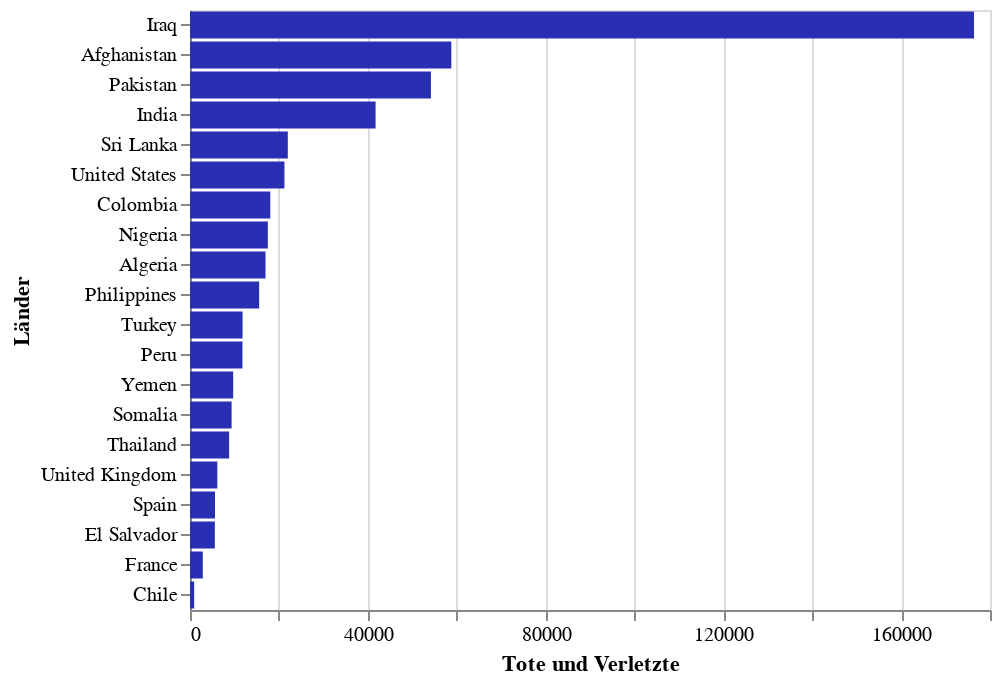

The notebook cell saved with this chart:
### Code cell
from altair import *
import altair as alt
Chart(GDTcountry.head(20)).mark_bar(color='#292fb3').encode(
    x=alt.X('ncasualties:Q',axis=alt.Axis(title='Tote und Verletzte',format='d')),
    y=alt.Y('country_txt', axis=alt.Axis(title='Länder'),
            #we then sort age according to the field "people" by summing, and in descending order
            sort=alt.SortField(field='ncasualties', order='descending', op="mean")),
   
)

### Figure 1 — Vega-Lite specification as saved in the notebook (floating-point values rounded to 4 significant figures)
{"$schema": "https://vega.github.io/schema/vega-lite/v2.json", "config": {"view": {"height": 300, "width": 400}}, "data": {"values": [{"INT_ANY": -134701, "INT_IDEO": -138104, "INT_LOG": -141224, "INT_MISC": 356, "alternative": 0, "attacktype1": 59650, "attacktype2": 1030, "attacktype3": 74, "claim2": 16, "claim3": 2, "claimed": -1121, "claimmode": 13257, "claimmode2": 115, "claimmode3": 13, "compclaim": -4250, "country": 1874255, "country_txt": "Iraq", "crit1": 19729, "crit2": 19729, "crit3": 19729, "doubtterr": -171, "eventid": 3969529116268800, "extended": 543, "guncertain1": 567, "guncertain2": 10, "guncertain3": 0, "hostkidoutcome": 4435, "iday": 308703, "imonth": 130114, "incidentno": 19729, "individual": 1, "ishostkid": 702, "iyear": 39693960, "multiple": 2998, "natlty1": 1924077, "natlty2": 166869, "natlty3": 15768, "ncasualties": 176407, "ndays": -40987, "nhostkid": 14686, "nhostkidus": 16, "nkill": 60804, "nkillter": 6545, "nkillus": 72, "nperps": -1543405, "nreleased": -36347, "nwound": 121216, "nwoundte": 471, "nwoundus": 106, "property": -43231, "propextent": 25449, "ransom": -1071, "ransompaidus": 0, "region": 197290, "specificity": 23638, "success": 17946, "suicide": 1787, "targsubtype1": 948066, "targsubtype2": 43480, "targsubtype3": 8304, "targtype1": 191952, "targtype2": 19570, "targtype3": 1613, "vicinity": 1397, "weapsubtype1": 267710, "weapsubtype2": 5575, "weapsubtype3": 503, "weapsubtype4": 0, "weaptype1": 120631, "weaptype2": 4217, "weaptype3": 489, "weaptype4": 0}, {"INT_ANY": -81735, "INT_IDEO": -84964, "INT_LOG": -85135, "INT_MISC": 3, "alternative": 2, "attacktype1": 34956, "attacktype2": 1233, "attacktype3": 124, "claim2": 67, "claim3": 8, "claimed": 848, "claimmode": 7978, "claimmode2": 466, "claimmode3": 60, "compclaim": -975, "country": 1828962, "country_txt": "Pakistan", "crit1": 11954, "crit2": 11954, "crit3": 11954, "doubtterr": -7110, "eventid": 2402388289510085, "extended": 576, "guncertain1": 726, "guncertain2": 19, "guncertain3": 5, "hostkidoutcome": 3665, "iday": 184976, "imonth": 76045, "incidentno": 11954, "individual": 0, "ishostkid": 693, "iyear": 24023102, "multiple": 1209, "natlty1": 1852033, "natlty2": 103900, "natlty3": 7323, "ncasualties": 54205, "ndays": -19327, "nhostkid": 5210, "nhostkidus": -94, "nkill": 18668, "nkillter": 1168, "nkillus": 36, "nperps": -776793, "nreleased": -25891, "nwound": 36403, "nwoundte": 130, "nwoundus": 61, "property": -5073, "propextent": 17391, "ransom": -1683, "ransompaidus": 0, "region": 71724, "specificity": 15348, "success": 10448, "suicide": 426, "targsubtype1": 608900, "targsubtype2": 17864, "targsubtype3": 2377, "targtype1": 124900, "targtype2": 7425, "targtype3": 433, "vicinity": 849, "weapsubtype1": 120275, "weapsubtype2": 5778, "weapsubtype3": 721, "weapsubtype4": 43, "weaptype1": 72729, "weaptype2": 3786, "weaptype3": 595, "weaptype4": 6}, {"INT_ANY": -45652, "INT_IDEO": -46115, "INT_LOG": -46292, "INT_MISC": -102, "alternative": 2, "attacktype1": 33592, "attacktype2": 2425, "attacktype3": 232, "claim2": -48, "claim3": 8, "claimed": 106, "claimmode": 7537, "claimmode2": 197, "claimmode3": 58, "compclaim": -2234, "country": 918068, "country_txt": "India", "crit1": 9979, "crit2": 9979, "crit3": 9979, "doubtterr": -8964, "eventid": 2001137044909248, "extended": 693, "guncertain1": 1959, "guncertain2": 88, "guncertain3": 14, "hostkidoutcome": 4811, "iday": 155875, "imonth": 64400, "incidentno": 9979, "individual": 1, "ishostkid": 1096, "iyear": 20010710, "multiple": 1307, "natlty1": 923147, "natlty2": 50232, "natlty3": 4975, "ncasualties": 41750, "ndays": -25316, "nhostkid": 5192, "nhostkidus": -87, "nkill": 16539, "nkillter": 555, "nkillus": 7, "nperps": -403796, "nreleased": -15634, "nwound": 26227, "nwoundte": 145, "nwoundus": 34, "property": -5195, "propextent": 9661, "ransom": -1868, "ransompaidus": -99, "region": 59874, "specificity": 15887, "success": 8548, "suicide": 23, "targsubtype1": 451347, "targsubtype2": 19461, "targsubtype3": 2120, "targtype1": 91184, "targtype2": 5383, "targtype3": 376, "vicinity": 1085, "weapsubtype1": 92253, "weapsubtype2": 10359, "weapsubtype3": 1872, "weapsubtype4": 28, "weaptype1": 64549, "weaptype2": 6116, "weaptype3": 950, "weaptype4": 15}, {"INT_ANY": -27344, "INT_IDEO": -33235, "INT_LOG": -33940, "INT_MISC": 999, "alternative": 0, "attacktype1": 33014, "attacktype2": 1694, "attacktype3": 90, "claim2": 18, "claim3": 1, "claimed": 1998, "claimmode": 21135, "claimmode2": 141, "claimmode3": 10, "compclaim": -2514, "country": 38408, "country_txt": "Afghanistan", "crit1": 9602, "crit2": 9602, "crit3": 9602, "doubtterr": -225, "eventid": 1932243656452538, "extended": 745, "guncertain1": 1030, "guncertain2": 32, "guncertain3": 4, "hostkidoutcome": 4631, "iday": 150675, "imonth": 63344, "incidentno": 9602, "individual": 0, "ishostkid": 510, "iyear": 19321787, "multiple": 1170, "natlty1": 200221, "natlty2": 31157, "natlty3": 6457, "ncasualties": 58798, "ndays": -34014, "nhostkid": 3754, "nhostkidus": -373, "nkill": 27639, "nkillter": 9440, "nkillus": 138, "nperps": -660954, "nreleased": -28392, "nwound": 33544, "nwoundte": 3894, "nwoundus": 160, "property": -10010, "propextent": 12727, "ransom": -1286, "ransompaidus": 10000, "region": 57612, "specificity": 19684, "success": 8507, "suicide": 971, "targsubtype1": 366891, "targsubtype2": 26268, "targsubtype3": 6443, "targtype1": 74567, "targtype2": 12932, "targtype3": 1214, "vicinity": 474, "weapsubtype1": 93126, "weapsubtype2": 5886, "weapsubtype3": 514, "weapsubtype4": 11, "weaptype1": 62555, "weaptype2": 3981, "weaptype3": 469, "weaptype4": 15}, {"INT_ANY": -21692, "INT_IDEO": -22822, "INT_LOG": -23074, "INT_MISC": 228, "alternative": 0, "attacktype1": 23610, "attacktype2": 577, "attacktype3": 83, "claim2": 2, "claim3": 0, "claimed": -380, "claimmode": 1003, "claimmode2": 19, "claimmode3": 0, "compclaim": -889, "country": 319140, "country_txt": "Colombia", "crit1": 7092, "crit2": 7092, "crit3": 7092, "doubtterr": -10458, "eventid": 1414028856299629, "extended": 554, "guncertain1": 1023, "guncertain2": 25, "guncertain3": 0, "hostkidoutcome": 2478, "iday": 106526, "imonth": 46487, "incidentno": 7092, "individual": 0, "ishostkid": 1095, "iyear": 14139811, "multiple": 1054, "natlty1": 371028, "natlty2": 19035, "natlty3": 2410, "ncasualties": 18068, "ndays": -803, "nhostkid": -5546, "nhostkidus": -514, "nkill": 10394, "nkillter": 344, "nkillus": 14, "nperps": -72511, "nreleased": -9885, "nwound": 8705, "nwoundte": 34, "nwoundus": 5, "property": 2231, "propextent": 7547, "ransom": -536, "ransompaidus": 47604, "region": 21276, "specificity": 11652, "success": 6542, "suicide": 2, "targsubtype1": 321360, "targsubtype2": 12297, "targsubtype3": 2199, "targtype1": 61218, "targtype2": 3073, "targtype3": 447, "vicinity": 357, "weapsubtype1": 57604, "weapsubtype2": 3169, "weapsubtype3": 461, "weapsubtype4": 58, "weaptype1": 48570, "weaptype2": 2364, "weaptype3": 338, "weaptype4": 46}, {"INT_ANY": -7247, "INT_IDEO": -7937, "INT_LOG": -8023, "INT_MISC": 84, "alternative": 0, "attacktype1": 16483, "attacktype2": 36, "attacktype3": 0, "claim2": 0, "claim3": 0, "claimed": 2, "claimmode": 64, "claimmode2": 0, "claimmode3": 0, "compclaim": -27, "country": 888174, "country_txt": "Peru", "crit1": 5586, "crit2": 5586, "crit3": 5586, "doubtterr": -3861, "eventid": 1110174057987395, "extended": 49, "guncertain1": 340, "guncertain2": 4, "guncertain3": 0, "hostkidoutcome": 214, "iday": 87691, "imonth": 36081, "incidentno": 5586, "individual": 0, "ishostkid": 218, "iyear": 11101371, "multiple": 1168, "natlty1": 887013, "natlty2": 8968, "natlty3": 2544, "ncasualties": 11802, "ndays": 229, "nhostkid": -7946, "nhostkidus": 7, "nkill": 8765, "nkillter": 112, "nkillus": 9, "nperps": 30995, "nreleased": 89, "nwound": 3467, "nwoundte": 9, "nwoundus": 22, "property": 4368, "propextent": 5051, "ransom": 16, "ransompaidus": 0, "region": 16758, "specificity": 7775, "success": 5271, "suicide": 0, "targsubtype1": 249836, "targsubtype2": 1726, "targsubtype3": 267, "targtype1": 45834, "targtype2": 421, "targtype3": 29, "vicinity": 213, "weapsubtype1": 56454, "weapsubtype2": 4242, "weapsubtype3": 404, "weapsubtype4": 153, "weaptype1": 35093, "weaptype2": 2479, "weaptype3": 276, "weaptype4": 64}, {"INT_ANY": -17525, "INT_IDEO": -18366, "INT_LOG": -18511, "INT_MISC": 159, "alternative": 0, "attacktype1": 15578, "attacktype2": 829, "attacktype3": 78, "claim2": 5, "claim3": 0, "claimed": -75, "claimmode": 2651, "claimmode2": 46, "claimmode3": 0, "compclaim": -860, "country": 775360, "country_txt": "Philippines", "crit1": 4846, "crit2": 4846, "crit3": 4846, "doubtterr": -2592, "eventid": 971206192595613, "extended": 333, "guncertain1": 774, "guncertain2": 18, "guncertain3": 0, "hostkidoutcome": 1686, "iday": 74764, "imonth": 30954, "incidentno": 4846, "individual": 1, "ishostkid": 562, "iyear": 9711744, "multiple": 505, "natlty1": 778399, "natlty2": 55708, "natlty3": 5703, "ncasualties": 15559, "ndays": 4527, "nhostkid": 1620, "nhostkidus": -189, "nkill": 5887, "nkillter": 383, "nkillus": 22, "nperps": -138719, "nreleased": -5758, "nwound": 10051, "nwoundte": 71, "nwoundus": 15, "property": -1824, "propextent": 5493, "ransom": -603, "ransompaidus": -396, "region": 24230, "specificity": 7084, "success": 4211, "suicide": 8, "targsubtype1": 188072, "targsubtype2": 8352, "targsubtype3": 1921, "targtype1": 36670, "targtype2": 3286, "targtype3": 339, "vicinity": 243, "weapsubtype1": 38251, "weapsubtype2": 3854, "weapsubtype3": 401, "weapsubtype4": 0, "weaptype1": 30287, "weaptype2": 2747, "weaptype3": 212, "weaptype4": 0}, {"INT_ANY": 3976, "INT_IDEO": -10458, "INT_LOG": -10110, "INT_MISC": 3956, "alternative": 0, "attacktype1": 12269, "attacktype2": 76, "attacktype3": 6, "claim2": 4, "claim3": 0, "claimed": 84, "claimmode": 1126, "claimmode2": 19, "claimmode3": 0, "compclaim": -763, "country": 2469888, "country_txt": "United Kingdom", "crit1": 4096, "crit2": 4096, "crit3": 4096, "doubtterr": -2250, "eventid": 814912282760382, "extended": 12, "guncertain1": 262, "guncertain2": 4, "guncertain3": 0, "hostkidoutcome": 169, "iday": 63677, "imonth": 26143, "incidentno": 4096, "individual": 13, "ishostkid": 60, "iyear": 8148855, "multiple": 356, "natlty1": 913583, "natlty2": 14972, "natlty3": 994, "ncasualties": 6153, "ndays": -82, "nhostkid": -2296, "nhostkidus": 0, "nkill": 2512, "nkillter": 85, "nkillus": 192, "nperps": -57760, "nreleased": -243, "nwound": 5012, "nwoundte": 10, "nwoundus": 1, "property": 1546, "propextent": 2965, "ransom": -8, "ransompaidus": 0, "region": 32768, "specificity": 4347, "success": 3213, "suicide": 5, "targsubtype1": 170035, "targsubtype2": 2818, "targsubtype3": 113, "targtype1": 33975, "targtype2": 654, "targtype3": 21, "vicinity": 38, "weapsubtype1": 40152, "weapsubtype2": 1488, "weapsubtype3": 72, "weapsubtype4": 0, "weaptype1": 25497, "weaptype2": 1019, "weaptype3": 63, "weaptype4": 16}, {"INT_ANY": -10027, "INT_IDEO": -10688, "INT_LOG": -10745, "INT_MISC": 105, "alternative": 0, "attacktype1": 11560, "attacktype2": 28, "attacktype3": 0, "claim2": 0, "claim3": 0, "claimed": 0, "claimmode": 0, "claimmode2": 0, "claimmode3": 0, "compclaim": 0, "country": 224724, "country_txt": "El Salvador", "crit1": 3684, "crit2": 3684, "crit3": 3684, "doubtterr": -5652, "eventid": 730895859937148, "extended": 43, "guncertain1": 59, "guncertain2": 0, "guncertain3": 0, "hostkidoutcome": 198, "iday": 54191, "imonth": 24018, "incidentno": 3684, "individual": 0, "ishostkid": 337, "iyear": 7308713, "multiple": 958, "natlty1": 237793, "natlty2": 1541, "natlty3": 260, "ncasualties": 5589, "ndays": 1447, "nhostkid": 23895, "nhostkidus": 6, "nkill": 4176, "nkillter": 108, "nkillus": 16, "nperps": 22747, "nreleased": -10, "nwound": 1616, "nwoundte": 9, "nwoundus": 5, "property": 3072, "propextent": 7481, "ransom": 25, "ransompaidus": 0, "region": 7368, "specificity": 5878, "success": 3602, "suicide": 0, "targsubtype1": 228389, "targsubtype2": 443, "targsubtype3": 46, "targtype1": 43544, "targtype2": 150, "targtype3": 29, "vicinity": 0, "weapsubtype1": 33447, "weapsubtype2": 2015, "weapsubtype3": 283, "weapsubtype4": 52, "weaptype1": 23585, "weaptype2": 2042, "weaptype3": 325, "weaptype4": 40}, {"INT_ANY": -10352, "INT_IDEO": -11448, "INT_LOG": -11560, "INT_MISC": 85, "alternative": 0, "attacktype1": 10121, "attacktype2": 278, "attacktype3": 13, "claim2": 8, "claim3": 1, "claimed": 21, "claimmode": 1243, "claimmode2": 68, "claimmode3": 7, "compclaim": -570, "country": 671935, "country_txt": "Turkey", "crit1": 3215, "crit2": 3215, "crit3": 3215, "doubtterr": -4518, "eventid": 642239002579959, "extended": 90, "guncertain1": 236, "guncertain2": 12, "guncertain3": 1, "hostkidoutcome": 527, "iday": 51878, "imonth": 20682, "incidentno": 3215, "individual": 1, "ishostkid": 170, "iyear": 6422178, "multiple": 403, "natlty1": 662928, "natlty2": 45517, "natlty3": 3945, "ncasualties": 11825, "ndays": -3455, "nhostkid": 669, "nhostkidus": -286, "nkill": 4094, "nkillter": 214, "nkillus": 9, "nperps": -85643, "nreleased": -2293, "nwound": 7814, "nwoundte": 33, "nwoundus": 1, "property": 529, "propextent": 3142, "ransom": -126, "ransompaidus": 0, "region": 32150, "specificity": 4816, "success": 2919, "suicide": 63, "targsubtype1": 123544, "targsubtype2": 5082, "targsubtype3": 1240, "targtype1": 23275, "targtype2": 2216, "targtype3": 235, "vicinity": 178, "weapsubtype1": 29947, "weapsubtype2": 1962, "weapsubtype3": 147, "weapsubtype4": 0, "weaptype1": 20442, "weaptype2": 1680, "weaptype3": 195, "weaptype4": 0}, {"INT_ANY": -24800, "INT_IDEO": -25243, "INT_LOG": -25228, "INT_MISC": 32, "alternative": 0, "attacktype1": 9242, "attacktype2": 313, "attacktype3": 10, "claim2": 0, "claim3": 0, "claimed": -345, "claimmode": 370, "claimmode2": 0, "claimmode3": 0, "compclaim": -450, "country": 637550, "country_txt": "Thailand", "crit1": 3110, "crit2": 3110, "crit3": 3110, "doubtterr": -621, "eventid": 624969187453100, "extended": 10, "guncertain1": 262, "guncertain2": 24, "guncertain3": 1, "hostkidoutcome": 91, "iday": 46980, "imonth": 19965, "incidentno": 3110, "individual": 1, "ishostkid": 5, "iyear": 6249488, "multiple": 764, "natlty1": 636484, "natlty2": 80384, "natlty3": 5255, "ncasualties": 8800, "ndays": -69, "nhostkid": 75, "nhostkidus": -97, "nkill": 2145, "nkillter": 61, "nkillus": 0, "nperps": -170108, "nreleased": 228, "nwound": 6706, "nwoundte": 23, "nwoundus": 3, "property": -3450, "propextent": 4932, "ransom": -51, "ransompaidus": 0, "region": 15550, "specificity": 6891, "success": 2919, "suicide": 0, "targsubtype1": 131636, "targsubtype2": 9398, "targsubtype3": 1715, "targtype1": 25106, "targtype2": 3275, "targtype3": 340, "vicinity": 238, "weapsubtype1": 32351, "weapsubtype2": 2203, "weapsubtype3": 263, "weapsubtype4": 0, "weaptype1": 18329, "weaptype2": 1417, "weaptype3": 156, "weaptype4": 0}, {"INT_ANY": -10146, "INT_IDEO": -10886, "INT_LOG": -10954, "INT_MISC": 116, "alternative": 0, "attacktype1": 9965, "attacktype2": 3575, "attacktype3": 383, "claim2": 2, "claim3": 0, "claimed": 219, "claimmode": 2191, "claimmode2": 11, "claimmode3": 1, "compclaim": -305, "country": 456288, "country_txt": "Nigeria", "crit1": 3104, "crit2": 3104, "crit3": 3104, "doubtterr": -99, "eventid": 624825821291207, "extended": 307, "guncertain1": 671, "guncertain2": 8, "guncertain3": 0, "hostkidoutcome": 1928, "iday": 48162, "imonth": 19235, "incidentno": 3104, "individual": 0, "ishostkid": -24, "iyear": 6248061, "multiple": 1170, "natlty1": 468854, "natlty2": 47127, "natlty3": 5284, "ncasualties": 17513, "ndays": -18373, "nhostkid": -152, "nhostkidus": -453, "nkill": 19144, "nkillter": 3096, "nkillus": 0, "nperps": -198178, "nreleased": -15619, "nwound": 8567, "nwoundte": 82, "nwoundus": 5, "property": -1759, "propextent": 5271, "ransom": -252, "ransompaidus": -198, "region": 34144, "specificity": 4695, "success": 2869, "suicide": 247, "targsubtype1": 173027, "targsubtype2": 5882, "targsubtype3": 1728, "targtype1": 33213, "targtype2": 2936, "targtype3": 341, "vicinity": 140, "weapsubtype1": 28600, "weapsubtype2": 11893, "weapsubtype3": 3893, "weapsubtype4": 0, "weaptype1": 18589, "weaptype2": 6943, "weaptype3": 1803, "weaptype4": 0}, {"INT_ANY": -2518, "INT_IDEO": -3193, "INT_LOG": -5026, "INT_MISC": 175, "alternative": 0, "attacktype1": 9304, "attacktype2": 61, "attacktype3": 0, "claim2": 0, "claim3": 0, "claimed": 48, "claimmode": 646, "claimmode2": 0, "claimmode3": 0, "compclaim": -918, "country": 557960, "country_txt": "Spain", "crit1": 3016, "crit2": 3016, "crit3": 3016, "doubtterr": -2232, "eventid": 599090471596746, "extended": 40, "guncertain1": 354, "guncertain2": 0, "guncertain3": 0, "hostkidoutcome": 185, "iday": 46430, "imonth": 19307, "incidentno": 3016, "individual": 1, "ishostkid": 114, "iyear": 5990707, "multiple": 294, "natlty1": 539354, "natlty2": 8992, "natlty3": 2110, "ncasualties": 5620, "ndays": 1720, "nhostkid": 873, "nhostkidus": 0, "nkill": 1139, "nkillter": 25, "nkillus": 1, "nperps": -7554, "nreleased": 448, "nwound": 4564, "nwoundte": 7, "nwoundus": 15, "property": 1781, "propextent": 3915, "ransom": 32, "ransompaidus": 0, "region": 24128, "specificity": 3598, "success": 2623, "suicide": 1, "targsubtype1": 94355, "targsubtype2": 2332, "targsubtype3": 332, "targtype1": 16792, "targtype2": 503, "targtype3": 61, "vicinity": 20, "weapsubtype1": 33479, "weapsubtype2": 987, "weapsubtype3": 67, "weapsubtype4": 24, "weaptype1": 19386, "weaptype2": 715, "weaptype3": 73, "weaptype4": 12}, {"INT_ANY": -7427, "INT_IDEO": -9138, "INT_LOG": -9072, "INT_MISC": 178, "alternative": 0, "attacktype1": 8330, "attacktype2": 64, "attacktype3": 0, "claim2": 0, "claim3": 0, "claimed": 118, "claimmode": 1251, "claimmode2": 0, "claimmode3": 0, "compclaim": -711, "country": 175191, "country_txt": "France", "crit1": 2539, "crit2": 2539, "crit3": 2539, "doubtterr": -4248, "eventid": 505257233258363, "extended": 14, "guncertain1": 216, "guncertain2": 0, "guncertain3": 0, "hostkidoutcome": 113, "iday": 35929, "imonth": 15668, "incidentno": 2539, "individual": 24, "ishostkid": 49, "iyear": 5052412, "multiple": 746, "natlty1": 208581, "natlty2": 8760, "natlty3": 1051, "ncasualties": 2884, "ndays": 32, "nhostkid": 638, "nhostkidus": -99, "nkill": 492, "nkillter": 30, "nkillus": 8, "nperps": -13760, "nreleased": 252, "nwound": 2430, "nwoundte": 3, "nwoundus": 4, "property": 2065, "propextent": 3287, "ransom": -22, "ransompaidus": 0, "region": 20312, "specificity": 3843, "success": 2345, "suicide": 6, "targsubtype1": 79716, "targsubtype2": 1966, "targsubtype3": 266, "targtype1": 16089, "targtype2": 508, "targtype3": 62, "vicinity": 5, "weapsubtype1": 33660, "weapsubtype2": 611, "weapsubtype3": 42, "weapsubtype4": 18, "weaptype1": 16658, "weaptype2": 472, "weaptype3": 59, "weaptype4": 21}, {"INT_ANY": -8489, "INT_IDEO": -9443, "INT_LOG": -9597, "INT_MISC": 226, "alternative": 0, "attacktype1": 9999, "attacktype2": 137, "attacktype3": 2, "claim2": 5, "claim3": 7, "claimed": 83, "claimmode": 1988, "claimmode2": 119, "claimmode3": 63, "compclaim": -416, "country": 511903, "country_txt": "United States", "crit1": 2359, "crit2": 2359, "crit3": 2359, "doubtterr": -1323, "eventid": 467789786327697, "extended": 12, "guncertain1": 202, "guncertain2": 13, "guncertain3": 0, "hostkidoutcome": 104, "iday": 36312, "imonth": 14828, "incidentno": 2359, "individual": 178, "ishostkid": 50, "iyear": 4677746, "multiple": 395, "natlty1": 499384, "natlty2": 16970, "natlty3": 1313, "ncasualties": 21251, "ndays": 15, "nhostkid": -409, "nhostkidus": 91, "nkill": 3538, "nkillter": 53, "nkillus": 3343, "nperps": -79181, "nreleased": -113, "nwound": 17717, "nwoundte": 26, "nwoundus": 2247, "property": 1093, "propextent": 4072, "ransom": 7, "ransompaidus": 0, "region": 2359, "specificity": 2410, "success": 1941, "suicide": 7, "targsubtype1": 82063, "targsubtype2": 2781, "targsubtype3": 340, "targtype1": 14199, "targtype2": 660, "targtype3": 57, "vicinity": 32, "weapsubtype1": 33627, "weapsubtype2": 953, "weapsubtype3": 210, "weapsubtype4": 0, "weaptype1": 15660, "weaptype2": 818, "weaptype3": 120, "weaptype4": 0}, {"INT_ANY": -5298, "INT_IDEO": -7028, "INT_LOG": -7206, "INT_MISC": 337, "alternative": 1, "attacktype1": 7424, "attacktype2": 351, "attacktype3": 33, "claim2": 6, "claim3": 0, "claimed": 327, "claimmode": 4187, "claimmode2": 77, "claimmode3": 0, "compclaim": -189, "country": 417326, "country_txt": "Somalia", "crit1": 2293, "crit2": 2293, "crit3": 2293, "doubtterr": -675, "eventid": 461202388835172, "extended": 211, "guncertain1": 434, "guncertain2": 2, "guncertain3": 0, "hostkidoutcome": 1623, "iday": 34902, "imonth": 15133, "incidentno": 2293, "individual": 0, "ishostkid": 304, "iyear": 4611869, "multiple": 229, "natlty1": 447934, "natlty2": 74023, "natlty3": 7170, "ncasualties": 9359, "ndays": -10796, "nhostkid": 217, "nhostkidus": -190, "nkill": 4647, "nkillter": 705, "nkillus": 6, "nperps": -165706, "nreleased": -13820, "nwound": 5527, "nwoundte": 57, "nwoundus": 2, "property": -4053, "propextent": 2629, "ransom": -653, "ransompaidus": 0, "region": 25223, "specificity": 2642, "success": 2096, "suicide": 121, "targsubtype1": 96133, "targsubtype2": 7703, "targsubtype3": 1653, "targtype1": 17840, "targtype2": 4261, "targtype3": 354, "vicinity": 144, "weapsubtype1": 18492, "weapsubtype2": 1149, "weapsubtype3": 99, "weapsubtype4": 0, "weaptype1": 15396, "weaptype2": 871, "weaptype3": 98, "weaptype4": 0}, {"INT_ANY": -7914, "INT_IDEO": -8864, "INT_LOG": -8957, "INT_MISC": 152, "alternative": 0, "attacktype1": 7411, "attacktype2": 28, "attacktype3": 0, "claim2": 1, "claim3": 0, "claimed": 11, "claimmode": 159, "claimmode2": 7, "claimmode3": 0, "compclaim": -54, "country": 98341, "country_txt": "Chile", "crit1": 2287, "crit2": 2287, "crit3": 2287, "doubtterr": -3591, "eventid": 454465704836887, "extended": 13, "guncertain1": 350, "guncertain2": 0, "guncertain3": 0, "hostkidoutcome": 32, "iday": 36781, "imonth": 16037, "incidentno": 2287, "individual": 0, "ishostkid": 52, "iyear": 4544493, "multiple": 387, "natlty1": 127042, "natlty2": 2995, "natlty3": 0, "ncasualties": 942, "ndays": 0, "nhostkid": -1425, "nhostkidus": 1, "nkill": 215, "nkillter": 8, "nkillus": 0, "nperps": -4055, "nreleased": -78, "nwound": 732, "nwoundte": 8, "nwoundus": 5, "property": 2098, "propextent": 2642, "ransom": 2, "ransompaidus": 0, "region": 6861, "specificity": 2591, "success": 2151, "suicide": 0, "targsubtype1": 127666, "targsubtype2": 654, "targsubtype3": 0, "targtype1": 23801, "targtype2": 190, "targtype3": 0, "vicinity": 7, "weapsubtype1": 29232, "weapsubtype2": 682, "weapsubtype3": 91, "weapsubtype4": 14, "weaptype1": 14572, "weaptype2": 924, "weaptype3": 59, "weaptype4": 6}, {"INT_ANY": -4596, "INT_IDEO": -4726, "INT_LOG": -4904, "INT_MISC": -45, "alternative": 0, "attacktype1": 6699, "attacktype2": 122, "attacktype3": 0, "claim2": 0, "claim3": 0, "claimed": -245, "claimmode": 219, "claimmode2": 0, "claimmode3": 0, "compclaim": -333, "country": 409944, "country_txt": "Sri Lanka", "crit1": 2204, "crit2": 2204, "crit3": 2204, "doubtterr": -2034, "eventid": 439690609257256, "extended": 33, "guncertain1": 400, "guncertain2": 2, "guncertain3": 0, "hostkidoutcome": 259, "iday": 33993, "imonth": 15167, "incidentno": 2204, "individual": 0, "ishostkid": 70, "iyear": 4396750, "multiple": 146, "natlty1": 410030, "natlty2": 28753, "natlty3": 4347, "ncasualties": 22004, "ndays": -1858, "nhostkid": 1209, "nhostkidus": 0, "nkill": 9986, "nkillter": 290, "nkillus": 0, "nperps": -32146, "nreleased": -1132, "nwound": 12384, "nwoundte": 21, "nwoundus": 17, "property": -364, "propextent": 1367, "ransom": -76, "ransompaidus": 0, "region": 13224, "specificity": 3126, "success": 2069, "suicide": 72, "targsubtype1": 108527, "targsubtype2": 8278, "targsubtype3": 928, "targtype1": 20572, "targtype2": 1744, "targtype3": 166, "vicinity": 142, "weapsubtype1": 15027, "weapsubtype2": 1619, "weapsubtype3": 288, "weapsubtype4": 7, "weaptype1": 14309, "weaptype2": 1179, "weaptype3": 161, "weaptype4": 10}, {"INT_ANY": -6159, "INT_IDEO": -7169, "INT_LOG": -7792, "INT_MISC": 185, "alternative": 0, "attacktype1": 7742, "attacktype2": 227, "attacktype3": 9, "claim2": 0, "claim3": 0, "claimed": 187, "claimmode": 1832, "claimmode2": 0, "claimmode3": 0, "compclaim": -153, "country": 502056, "country_txt": "Yemen", "crit1": 2202, "crit2": 2202, "crit3": 2202, "doubtterr": -342, "eventid": 443231694400747, "extended": 225, "guncertain1": 255, "guncertain2": 5, "guncertain3": 0, "hostkidoutcome": 1298, "iday": 35759, "imonth": 14429, "incidentno": 2202, "individual": 3, "ishostkid": 252, "iyear": 4432169, "multiple": 361, "natlty1": 493915, "natlty2": 49728, "natlty3": 3924, "ncasualties": 9715, "ndays": -7476, "nhostkid": -668, "nhostkidus": -69, "nkill": 4319, "nkillter": 643, "nkillus": 8, "nperps": -174223, "nreleased": -11894, "nwound": 5965, "nwoundte": 133, "nwoundus": 4, "property": -3935, "propextent": 2489, "ransom": -98, "ransompaidus": 0, "region": 22020, "specificity": 3842, "success": 1859, "suicide": 129, "targsubtype1": 112837, "targsubtype2": 3491, "targsubtype3": 959, "targtype1": 21747, "targtype2": 2311, "targtype3": 169, "vicinity": 63, "weapsubtype1": 18766, "weapsubtype2": 1119, "weapsubtype3": 137, "weapsubtype4": 5, "weaptype1": 15102, "weaptype2": 816, "weaptype3": 131, "weaptype4": 5}, {"INT_ANY": -10859, "INT_IDEO": -11489, "INT_LOG": -11500, "INT_MISC": -35, "alternative": 2, "attacktype1": 6176, "attacktype2": 506, "attacktype3": 35, "claim2": -9, "claim3": 0, "claimed": -231, "claimmode": 489, "claimmode2": 0, "claimmode3": 0, "compclaim": -387, "country": 13062, "country_txt": "Algeria", "crit1": 2177, "crit2": 2177, "crit3": 2177, "doubtterr": -3204, "eventid": 435325126516461, "extended": 67, "guncertain1": 272, "guncertain2": 3, "guncertain3": 0, "hostkidoutcome": 503, "iday": 33327, "imonth": 14189, "incidentno": 2177, "individual": 0, "ishostkid": 128, "iyear": 4353106, "multiple": 103, "natlty1": 22223, "natlty2": 4963, "natlty3": 252, "ncasualties": 16990, "ndays": -1941, "nhostkid": 90, "nhostkidus": 3, "nkill": 9757, "nkillter": 133, "nkillus": 123, "nperps": -56556, "nreleased": -2070, "nwound": 7966, "nwoundte": 23, "nwoundus": 1, "property": -1485, "propextent": 1812, "ransom": -160, "ransompaidus": 0, "region": 21770, "specificity": 2983, "success": 2038, "suicide": 25, "targsubtype1": 102845, "targsubtype2": 6880, "targsubtype3": 703, "targtype1": 19928, "targtype2": 1387, "targtype3": 126, "vicinity": 382, "weapsubtype1": 21646, "weapsubtype2": 2208, "weapsubtype3": 462, "weapsubtype4": 0, "weaptype1": 14768, "weaptype2": 1305, "weaptype3": 222, "weaptype4": 0}]}, "encoding": {"x": {"axis": {"format": "d", "title": "Tote und Verletzte"}, "field": "ncasualties", "type": "quantitative"}, "y": {"axis": {"title": "Länder"}, "field": "country_txt", "sort": {"field": "ncasualties", "op": "mean", "order": "descending"}, "type": "nominal"}}, "mark": {"color": "#292fb3", "type": "bar"}}
